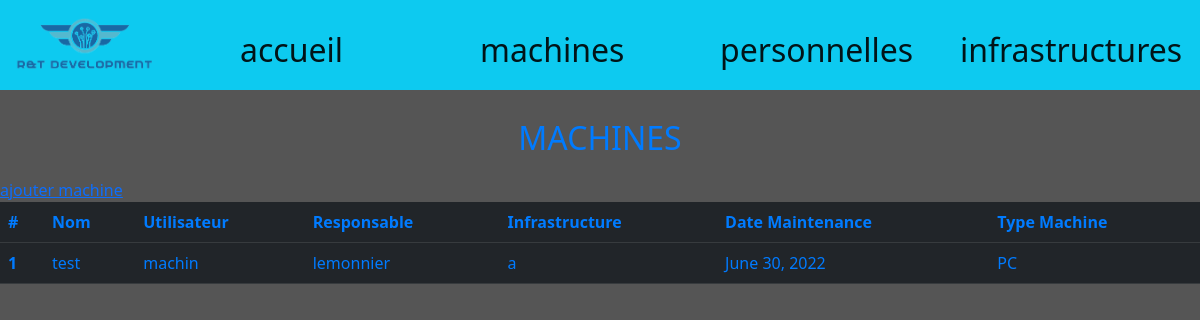
The app's page /computerApp/machines/, older data.
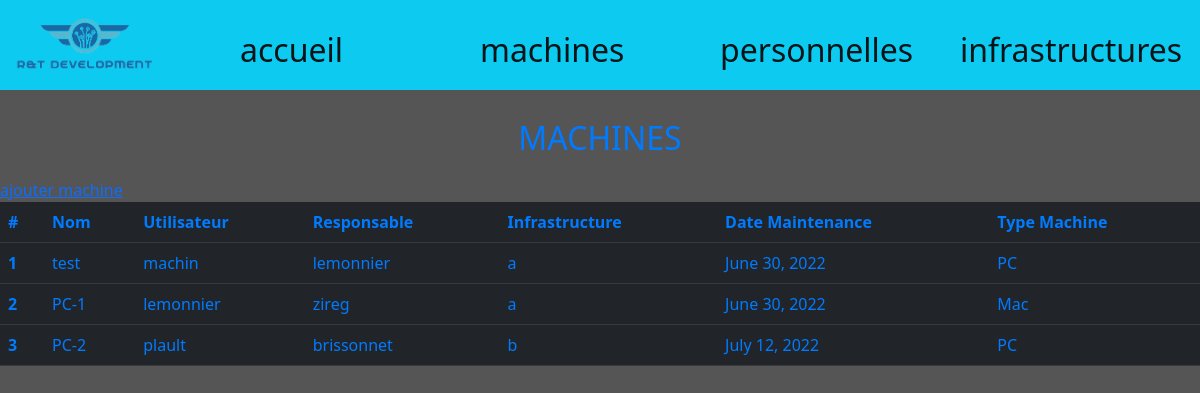
The same page, newer data.
### computerApp/models.py (models this page shows)
class Machine(models.Model):
    TYPE = (
        ('PC', ('PC - Run windows')),
        ('Mac', ('Mac - Run MacOS')),
        ('Serveur', ('Serveur - Simple Server to deploy virtual machines')),
        ('Switch', ('Switch - To maintains and connect servers')),
    )
    id = models.AutoField(primary_key=True,editable=False)
    nom= models.CharField(max_length= 10)
    utilisateur=models.CharField(max_length=15)
    responsable=models.CharField(max_length=15)
    infrastructure=models.CharField(max_length=15)
    maintenanceDate = models.DateField(default = datetime.now())
    mach = models.CharField(max_length=32, choices=TYPE, default='PC')

### computerApp/views.py (the view)
# urls.py: path('machines/', views.machine_list_view, name='machines'),
def machine_list_view(request) :
	machines = Machine.objects.all()
	context={'machines': machines}
	return render(request, 'machine_list.html', context)

### computerApp/templates/machine_list.html
{% extends "index.html" %}
{% block content %}
<p class="titre">MACHINES</p>
<table class="table table-dark">
    <thead>
      <tr>
        <th scope="col">#</th>
        <th scope="col">Nom</th>
        <th scope="col">Utilisateur</th>
        <th scope="col">Responsable</th>
        <th scope="col">Infrastructure</th>
        <th scope="col">Date Maintenance</th>
        <th scope="col"> Type Machine</th>
      </tr>
    </thead>
    {% if machines %}
    <tbody>
        {% for machine in machines %}
          <tr>
            <th scope="row">{{ machine.id }}</th>
            <td>{{ machine.nom }}</td>
            <td>{{machine.utilisateur}}</td>
            <td>{{ machine.responsable }}</td>
            <td>{{ machine.infrastructure }}</td>
            <td>{{machine.maintenanceDate}}</td>
            <td>{{ machine.mach }}</td>
          </tr>
        {% endfor %}
    </tbody>
    {% else %}
        <p>il n\'y a pas de machine.</p>
    {% endif %}
    <a href="{% url 'machine_add' %}">ajouter machine</a>
</table>
{% endblock %}

### computerApp/templates/index.html (shortened to what this page needs)
<!DOCTYPE html>
<html lang='fr'>
	<head>
		<link href="https://cdn.jsdelivr.net/npm/bootstrap@5.2.0-beta1/dist/css/bootstrap.min.css" rel="stylesheet">
		{% load static %}
		<link rel="stylesheet" href="{% static 'css/style.css' %}">
	</head>
	<body>
		{% block sidebar %}
		<nav class="navbar navbar-expand-lg bg-info">
			<ul class="navbar-nav" style="width: 100%;">
				<li style="width: 20%;">{% load static %}
					<img src="{% static 'computerapp/images/rtdev_nobg.png' %}" alt="logo" style="width: 70%;"></li>
				<li class="nav-item text-primary"><a class="navbar-brand" href="{% url 'index' %}">accueil</a></li>
				<li class="nav-item text-primary"><a class="navbar-brand" href="{% url 'machines' %}">machines</a></li>
				<li class="nav-item text-primary"><a class="navbar-brand" href="{% url 'personnelles' %}">personnelles</a></li>
				<li class="nav-item text-primary"><a class="navbar-brand" href="{% url 'infrastructures' %}">infrastructures</a></li>
			</ul>
		</nav>
		{% endblock %}
		{% block content %}
		{% endblock content %}
	</body>
</html>

### static/css/style.css (style rules this page uses)
* { color: #007bff; }
body { background: rgb(85,85,85); }
.navbar-brand { font-size: 200%; }
.nav-item { width: 20%; margin-top: 1.5%; }
.titre { margin-top: 2%; text-align: center; font-size: 200%; }

Row changes from the older to the newer data that the page shows:
added Machine: id "2", nom "PC-1", utilisateur "lemonnier", responsable "zireg", infrastructure "a", maintenanceDate "June 30, 2022", mach "Mac"
added Machine: id "3", nom "PC-2", utilisateur "plault", responsable "brissonnet", infrastructure "b", maintenanceDate "July 12, 2022", mach "PC"
